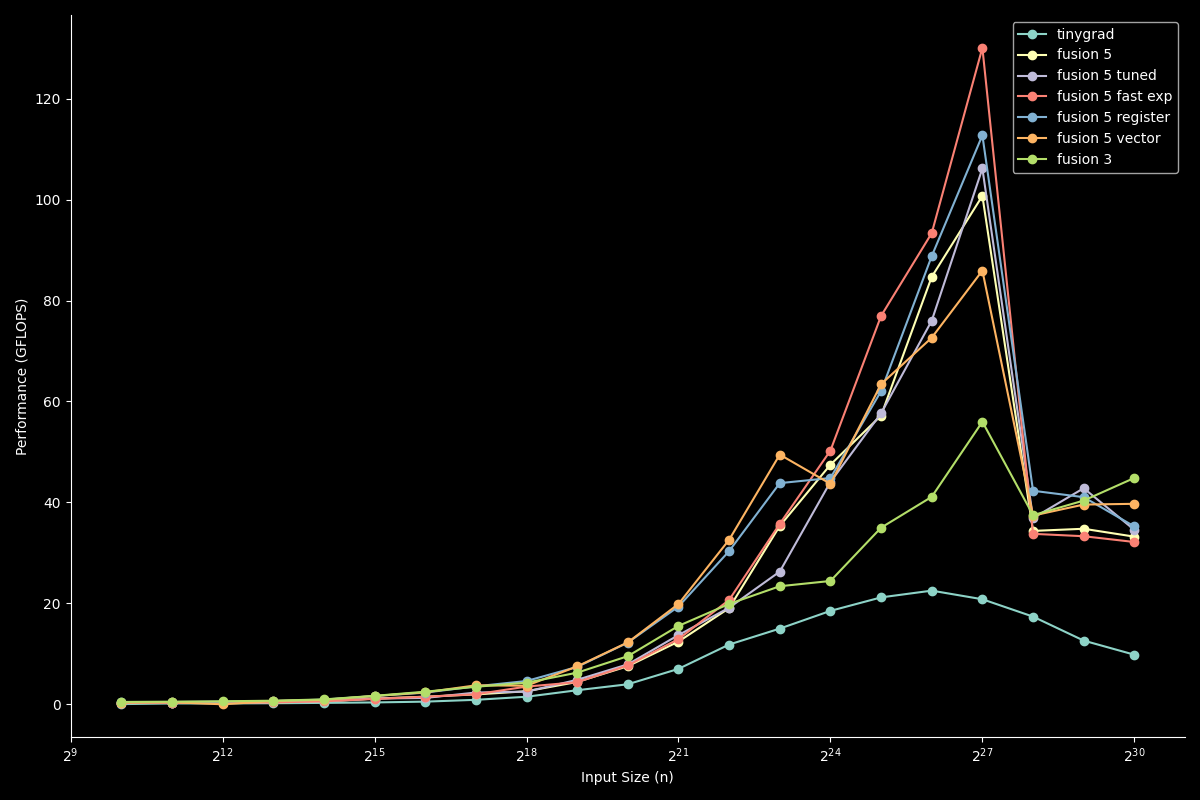

Here is the Python script that generated this plot:
import os
import random
import time
import unittest
from functools import cache
from itertools import product
from typing import Callable

import matplotlib.pyplot as plt
import numpy as np
from tinygrad import TinyJit
from tinygrad.device import CompileError, Device
from tinygrad.helpers import GlobalCounters, flat_mv
from tinygrad.runtime.ops_metal import MetalAllocator, MetalProgram
from tinygrad.tensor import Tensor


@cache
def compile(src: str) -> bytes:
    if os.environ.get("PRINT_KERNEL"):
        print(src)
    return Device[Device.DEFAULT].compiler.compile(src)


metalalloc = MetalAllocator(Device[Device.DEFAULT])

base = """
#include <metal_stdlib>
using namespace metal;

kernel void base(device float *data_out, device float *data_in, uint3 gid [[threadgroup_position_in_grid]], uint3 lid [[thread_position_in_threadgroup]]) {{
    size_t gid0 = gid.x;

    float max_val = data_in[0];
    for (size_t i = 1; i < {global_size[0]}; ++i) {{
        max_val = fmax(max_val, data_in[i]);
    }}

    float sum_exp = 0.0f;
    for (size_t i = 0; i < {global_size[0]}; ++i) {{
        sum_exp += exp(data_in[i] - max_val);
    }}

    data_out[gid0] = exp(data_in[gid0] - max_val) / sum_exp;
}}
"""

fast_exp = """
#include <metal_stdlib>
using namespace metal;

inline float fast_exp(float y) {{
    float x = y * 1.44269504f;
    float x_int_f = round(x);
    float x_frac = x - x_int_f;
    float p = fma(x_frac, fma(x_frac, fma(x_frac, 0.05700169f, 0.24858144f), 0.69282515f), 0.99916080f);
    int x_int = (int)x_int_f;
    int biased_exp = x_int + 127;
    if (biased_exp <= 0) return 0.0f;
    return as_type<float>(biased_exp << 23) * p;
}}
"""

generic_reduce_max = """
#include <metal_stdlib>
using namespace metal;

kernel void generic_reduce_max(device float *data_out, device const float *data_in, uint3 gid [[threadgroup_position_in_grid]], uint3 lid [[thread_position_in_threadgroup]]) {{
    uint gid0 = gid.x;
    uint lid0 = lid.x;

    float p_max = -FLT_MAX;
    size_t chunk_start = (size_t)gid0 * {items_per_workgroup};
    size_t chunk_end = chunk_start + {items_per_workgroup};

    for (size_t i = chunk_start + lid0; i < chunk_end; i += {local_size[0]}) {{
        if (i < {n}) {{ // Guard against reading out of bounds.
            p_max = fmax(p_max, data_in[i]);
        }}
    }}

    // 2. Perform a parallel reduction within the workgroup on the partial maximums.
    threadgroup float local_data[{local_size[0]}];
    local_data[lid0] = p_max;
    threadgroup_barrier(mem_flags::mem_threadgroup);

    for (uint stride = {local_size[0]} / 2; stride > 0; stride /= 2) {{
        if (lid0 < stride) {{
            local_data[lid0] = fmax(local_data[lid0], local_data[lid0 + stride]);
        }}
        threadgroup_barrier(mem_flags::mem_threadgroup);
    }}

    // 3. Thread 0 writes the workgroup's final result.
    if (lid0 == 0) {{
        data_out[gid0] = local_data[0];
    }}
}}
"""

generic_reduce_sum = """
#include <metal_stdlib>
using namespace metal;

kernel void generic_reduce_sum(device float *data_out, device const float *data_in, device const float* global_max_val, uint3 gid [[threadgroup_position_in_grid]], uint3 lid [[thread_position_in_threadgroup]]) {{
    uint gid0 = gid.x;
    uint lid0 = lid.x;
    float max_val = *global_max_val;

    // 1. Each thread computes a partial sum over its assigned chunk of data.
    float p_sum = 0.0f;
    size_t chunk_start = (size_t)gid0 * {items_per_workgroup};
    size_t chunk_end = chunk_start + {items_per_workgroup};

    for (size_t i = chunk_start + lid0; i < chunk_end; i += {local_size[0]}) {{
        if (i < {n}) {{ // Guard against reading out of bounds.
            p_sum += exp(data_in[i] - max_val);
        }}
    }}

    // 2. Perform a parallel reduction within the workgroup on the partial sums.
    threadgroup float local_data[{local_size[0]}];
    local_data[lid0] = p_sum;
    threadgroup_barrier(mem_flags::mem_threadgroup);

    for (uint stride = {local_size[0]} / 2; stride > 0; stride /= 2) {{
        if (lid0 < stride) {{
            local_data[lid0] += local_data[lid0 + stride];
        }}
        threadgroup_barrier(mem_flags::mem_threadgroup);
    }}

    // 3. Thread 0 writes the workgroup's final result.
    if (lid0 == 0) {{
        data_out[gid0] = local_data[0];
    }}
}}
"""

final_division = """
#include <metal_stdlib>
using namespace metal;

kernel void final_division(device float *data_out, device const float *data_in, device const float *reduction_results, uint3 gid [[threadgroup_position_in_grid]], uint3 lid [[thread_position_in_threadgroup]]) {{
    float max_val = *reduction_results;
    float sum_exp = *(reduction_results + 1);
    float inv_sum_exp = 1.0f / sum_exp;

    for (size_t i = (size_t)gid.x * {local_size[0]} + lid.x; i < {n}; i += (size_t){global_size[0]} * {local_size[0]}) {{
        data_out[i] = exp(data_in[i] - max_val) * inv_sum_exp;
    }}
}}
"""


"""
kernel fusion 5

- local_max
- global_max
- local_sum
- global_sum
- global_div
"""

fusion5_reg_reduce_max_kernel = """
#include <metal_stdlib>
using namespace metal;
kernel void fusion5_reg_reduce_max(device float *data_out, device const float *data_in, uint3 gid [[threadgroup_position_in_grid]], uint3 lid [[thread_position_in_threadgroup]]) {{
    float thread_max = -FLT_MAX;
    size_t block_start_idx = (size_t)gid.x * {items_per_block};
    size_t block_end_idx = block_start_idx + {items_per_block};

    // Each thread reduces a strided chunk of floats from global memory. No bounds check needed due to input padding.
    for (size_t i = block_start_idx + lid.x; i < block_end_idx; i += {local_size[0]}) {{
        thread_max = fmax(thread_max, data_in[i]);
    }}

    // Workgroup-level reduction on `thread_max` using SIMD shuffles
    threadgroup float scratch_pad[{local_size[0]} / {threads_per_simdgroup}];
    uint simd_group_id = lid.x / {threads_per_simdgroup};
    uint simd_lane_id = lid.x % {threads_per_simdgroup};
    uint num_simd_groups = {local_size[0]} / {threads_per_simdgroup};

    for (uint s = {threads_per_simdgroup} / 2; s > 0; s /= 2) {{
        thread_max = fmax(thread_max, simd_shuffle_xor(thread_max, s));
    }}

    if (simd_lane_id == 0) scratch_pad[simd_group_id] = thread_max;
    threadgroup_barrier(mem_flags::mem_threadgroup);

    if (simd_group_id == 0) {{
        thread_max = (simd_lane_id < num_simd_groups) ? scratch_pad[simd_lane_id] : -FLT_MAX;
        for (uint s = {threads_per_simdgroup} / 2; s > 0; s /= 2) {{
            thread_max = fmax(thread_max, simd_shuffle_xor(thread_max, s));
        }}
    }}

    if (lid.x == 0) {{
        data_out[gid.x] = thread_max;
    }}
}}
"""

fusion5_reg_reduce_sum_kernel = """
#include <metal_stdlib>
using namespace metal;
kernel void fusion5_reg_reduce_sum(device float *data_out, device const float *data_in, device const float* global_max_val_buf, uint3 gid [[threadgroup_position_in_grid]], uint3 lid [[thread_position_in_threadgroup]]) {{
    float global_max = *global_max_val_buf;
    float thread_sum = 0.0f;
    size_t block_start_idx = (size_t)gid.x * {items_per_block};
    size_t block_end_idx = block_start_idx + {items_per_block};

    // Each thread computes a partial sum over its assigned chunk of data. No bounds check needed due to padding.
    for (size_t i = block_start_idx + lid.x; i < block_end_idx; i += {local_size[0]}) {{
        thread_sum += exp(data_in[i] - global_max);
    }}

    // Workgroup-level reduction for sum using SIMD shuffles
    threadgroup float scratch_pad[{local_size[0]} / {threads_per_simdgroup}];
    uint simd_group_id = lid.x / {threads_per_simdgroup};
    uint simd_lane_id = lid.x % {threads_per_simdgroup};
    uint num_simd_groups = {local_size[0]} / {threads_per_simdgroup};

    for (uint s = {threads_per_simdgroup} / 2; s > 0; s /= 2) {{
        thread_sum += simd_shuffle_xor(thread_sum, s);
    }}
    if (simd_lane_id == 0) scratch_pad[simd_group_id] = thread_sum;
    threadgroup_barrier(mem_flags::mem_threadgroup);
    if (simd_group_id == 0) {{
        thread_sum = (simd_lane_id < num_simd_groups) ? scratch_pad[simd_lane_id] : 0.0f;
        for (uint s = {threads_per_simdgroup} / 2; s > 0; s /= 2) {{
            thread_sum += simd_shuffle_xor(thread_sum, s);
        }}
    }}

    if (lid.x == 0) {{
        data_out[gid.x] = thread_sum;
    }}
}}
"""

fusion5_vec_reduce_max_kernel = """
#include <metal_stdlib>
using namespace metal;
kernel void fusion5_vec_reduce_max(device float *data_out, device const float *data_in, uint3 gid [[threadgroup_position_in_grid]], uint3 lid [[thread_position_in_threadgroup]]) {{
    float thread_max = -FLT_MAX;
    size_t block_start_vec_idx = (size_t)gid.x * ({items_per_block} / 4);
    device const float4* data_in_vec = (device const float4*)data_in;

    // Each thread reduces a strided chunk of float4s from global memory. No bounds check needed due to input padding.
    for (uint i = lid.x; i < ({items_per_block} / 4); i += {local_size[0]}) {{
        float4 val = data_in_vec[block_start_vec_idx + i];
        thread_max = fmax(thread_max, fmax(fmax(val.x, val.y), fmax(val.z, val.w)));
    }}

    // Workgroup-level reduction on `thread_max` using traditional shared memory approach
    threadgroup float local_data[{local_size[0]}];
    local_data[lid.x] = thread_max;
    threadgroup_barrier(mem_flags::mem_threadgroup);

    for (uint stride = {local_size[0]} / 2; stride > 0; stride /= 2) {{
        if (lid.x < stride) {{
            local_data[lid.x] = fmax(local_data[lid.x], local_data[lid.x + stride]);
        }}
        threadgroup_barrier(mem_flags::mem_threadgroup);
    }}

    if (lid.x == 0) {{
        data_out[gid.x] = local_data[0];
    }}
}}
"""

fusion5_vec_reduce_sum_kernel = """
#include <metal_stdlib>
using namespace metal;
kernel void fusion5_vec_reduce_sum(device float *data_out, device const float *data_in, device const float* global_max_val_buf, uint3 gid [[threadgroup_position_in_grid]], uint3 lid [[thread_position_in_threadgroup]]) {{
    float global_max = *global_max_val_buf;
    float thread_sum = 0.0f;

    // Calculate start index for this block
    size_t block_start_vec_idx = (size_t)gid.x * ({items_per_block} / 4);
    device const float4* data_in_vec = (device const float4*)data_in;
    float4 global_max_vec = float4(global_max);

    // 1. Each thread reduces a strided chunk of float4s directly from global memory.
    // This avoids the large shared memory buffer, improving occupancy.
    for (uint i = lid.x; i < ({items_per_block} / 4); i += {local_size[0]}) {{
        float4 val = data_in_vec[block_start_vec_idx + i] - global_max_vec;
        float4 exp_val;
        exp_val.x = exp(val.x);
        exp_val.y = exp(val.y);
        exp_val.z = exp(val.z);
        exp_val.w = exp(val.w);
        thread_sum += (exp_val.x + exp_val.y + exp_val.z + exp_val.w);
    }}

    // 2. Workgroup-level reduction for sum using traditional shared memory.
    // This part is fine as it uses a small, fixed-size buffer.
    threadgroup float local_data[{local_size[0]}];
    local_data[lid.x] = thread_sum;
    threadgroup_barrier(mem_flags::mem_threadgroup);

    for (uint stride = {local_size[0]} / 2; stride > 0; stride /= 2) {{
        if (lid.x < stride) {{
            local_data[lid.x] += local_data[lid.x + stride];
        }}
        threadgroup_barrier(mem_flags::mem_threadgroup);
    }}

    // 3. Thread 0 writes the final result for the block.
    if (lid.x == 0) {{
        data_out[gid.x] = local_data[0];
    }}
}}
"""

global_reduce_max_vector_kernel = """
#include <metal_stdlib>
using namespace metal;

kernel void global_reduce_max_vector(device float *data_out, device const float *data_in, uint3 gid [[threadgroup_position_in_grid]], uint3 lid [[thread_position_in_threadgroup]]) {{
    threadgroup float local_data[{local_size[0]}];
    float p_max = -FLT_MAX;
    size_t global_thread_idx = (size_t)gid.x * {local_size[0]} + lid.x;
    size_t start_idx = global_thread_idx * 4;

    // Vectorized load with tail handling. Each thread is responsible for up to 4 elements.
    if (start_idx < {n}) {{
        device const float4* data_in_vec = (device const float4*)(data_in + start_idx);
        float4 val = *data_in_vec;

        if ({n} - start_idx == 1) {{
            p_max = val.x;
        }} else if ({n} - start_idx == 2) {{
            p_max = fmax(val.x, val.y);
        }} else if ({n} - start_idx == 3) {{
            p_max = fmax(fmax(val.x, val.y), val.z);
        }} else {{
            p_max = fmax(fmax(val.x, val.y), fmax(val.z, val.w));
        }}
    }}

    local_data[lid.x] = p_max;
    threadgroup_barrier(mem_flags::mem_threadgroup);

    for (uint stride = {local_size[0]} / 2; stride > 0; stride /= 2) {{
        if (lid.x < stride) {{
            local_data[lid.x] = fmax(local_data[lid.x], local_data[lid.x + stride]);
        }}
        threadgroup_barrier(mem_flags::mem_threadgroup);
    }}

    if (lid.x == 0) {{
        data_out[gid.x] = local_data[0];
    }}
}}
"""

global_reduce_sum_vector_kernel = """
#include <metal_stdlib>
using namespace metal;

kernel void global_reduce_sum_vector(device float *data_out, device const float *data_in, uint3 gid [[threadgroup_position_in_grid]], uint3 lid [[thread_position_in_threadgroup]]) {{
    threadgroup float local_data[{local_size[0]}];
    float p_sum = 0.0f;
    size_t global_thread_idx = (size_t)gid.x * {local_size[0]} + lid.x;
    size_t start_idx = global_thread_idx * 4;

    if (start_idx < {n}) {{
        device const float4* data_in_vec = (device const float4*)(data_in + start_idx);
        float4 val = *data_in_vec;

        p_sum += val.x;
        if (start_idx + 1 < {n}) p_sum += val.y;
        if (start_idx + 2 < {n}) p_sum += val.z;
        if (start_idx + 3 < {n}) p_sum += val.w;
    }}

    local_data[lid.x] = p_sum;
    threadgroup_barrier(mem_flags::mem_threadgroup);

    for (uint stride = {local_size[0]} / 2; stride > 0; stride /= 2) {{
        if (lid.x < stride) {{
            local_data[lid.x] += local_data[lid.x + stride];
        }}
        threadgroup_barrier(mem_flags::mem_threadgroup);
    }}

    if (lid.x == 0) {{
        data_out[gid.x] = local_data[0];
    }}
}}
"""


copy_sum_kernel = """
#include <metal_stdlib>
using namespace metal;
kernel void copy_sum(device float *data_out, device const float *data_in) {
  data_out[1] = data_in[0];
}
"""

local_max_and_sum = """
#include <metal_stdlib>
using namespace metal;

kernel void local_max_and_sum(device float *data_out, device float *data_in, uint3 gid [[threadgroup_position_in_grid]], uint3 lid [[thread_position_in_threadgroup]]) {{
    uint gid0 = gid.x; /* global_size[0] == num_workgroup */
    uint lid0 = lid.x; /* local_size[0] */
    size_t global_idx = (size_t
)gid0 * {local_size[0]} + lid0;

    threadgroup float local_values[{local_size[0]}];
    threadgroup float temp_storage[{local_size[0]}];

    // 1. Load data into threadgroup memory once.
    local_values[lid0] = data_in[global_idx];
    threadgroup_barrier(mem_flags::mem_threadgroup);

    // 2. Find local max without destroying original values.
    temp_storage[lid0] = local_values[lid0];
    threadgroup_barrier(mem_flags::mem_threadgroup);

    for (uint stride = {local_size[0]} / 2; stride > 0; stride /= 2) {{
        if (lid0 < stride) {{
            temp_storage[lid0] = fmax(temp_storage[lid0], temp_storage[lid0 + stride]);
        }}
        threadgroup_barrier(mem_flags::mem_threadgroup);
    }}
    float local_max = temp_storage[0];
    threadgroup_barrier(mem_flags::mem_threadgroup);

    // 3. Compute exp(x - local_max) using cached values and perform sum reduction.
    local_values[lid0] = exp(local_values[lid0] - local_max);
    threadgroup_barrier(mem_flags::mem_threadgroup);

    for (uint stride = {local_size[0]} / 2; stride > 0; stride /= 2) {{
        if (lid0 < stride) {{
            local_values[lid0] += local_values[lid0 + stride];
        }}
        threadgroup_barrier(mem_flags::mem_threadgroup);
    }}
    float local_sum = local_values[0];

    // 4. Write out results with coalesced access.
    if (lid0 == 0) {{
        data_out[gid0] = local_max;
        data_out[gid0 + {num_workgroup}] = local_sum;
    }}
}}
"""

global_reduce_max = """
#include <metal_stdlib>
using namespace metal;

kernel void global_reduce_max(device float *data_out, device const float *data_in, uint3 gid [[threadgroup_position_in_grid]], uint3 lid [[thread_position_in_threadgroup]]) {{
    uint gid0 = gid.x;
    uint lid0 = lid.x;
    size_t global_idx = (size_t)gid0 * {local_size[0]} + lid0;

    threadgroup float local_data[{local_size[0]}];
    local_data[lid0] = (global_idx < {n}) ? data_in[global_idx] : -FLT_MAX;
    threadgroup_barrier(mem_flags::mem_threadgroup);

    for (uint stride = {local_size[0]} / 2; stride > 0; stride /= 2) {{
        if (lid0 < stride) {{
            local_data[lid0] = fmax(local_data[lid0], local_data[lid0 + stride]);
        }}
        threadgroup_barrier(mem_flags::mem_threadgroup);
    }}

    if (lid0 == 0) {{
        data_out[gid0] = local_data[0];
    }}
}}
"""
global_sum = """
#include <metal_stdlib>
using namespace metal;

kernel void global_sum(device float *data_out, device const float *data_in, uint3 gid [[threadgroup_position_in_grid]], uint3 lid [[thread_position_in_threadgroup]]) {{
    uint gid0 = gid.x;
    uint lid0 = lid.x;
    size_t global_idx = (size_t)gid0 * {local_size[0]} + lid0;

    threadgroup float local_data[{local_size[0]}];
    local_data[lid0] = (global_idx < {n}) ? data_in[global_idx] : 0.0f;
    threadgroup_barrier(mem_flags::mem_threadgroup);

    for (uint stride = {local_size[0]} / 2; stride > 0; stride /= 2) {{
        if (lid0 < stride) {{
            local_data[lid0] += local_data[lid0 + stride];
        }}
        threadgroup_barrier(mem_flags::mem_threadgroup);
    }}

    if (lid0 == 0) {{
        data_out[gid0] = local_data[0];
    }}
}}
"""
global_div = """
#include <metal_stdlib>
using namespace metal;

kernel void global_div(device float *data_out, device float *data_in0, device const float *reduction_results, uint3 gid [[threadgroup_position_in_grid]], uint3 lid [[thread_position_in_threadgroup]]) {{
    uint gid0 = gid.x; /* global_size[0] */
    uint lid0 = lid.x; /* local_size[0] */

    size_t global_idx = (size_t)gid0 * {local_size[0]} + lid0;

    float max_val = *reduction_results;
    float sum_exp = *(reduction_results + 1);
    *(data_out + global_idx) = exp(*(data_in0 + global_idx) - max_val) / sum_exp;
}}
"""
adjust_sums_kernel = """
#include <metal_stdlib>
using namespace metal;

kernel void adjust_sums(device float *adjusted_sums_out, device const float *intermediate_buf, device const float* global_max_val_buf, uint3 gid [[threadgroup_position_in_grid]]) {{
    // intermediate_buf layout: [max_0, ..., max_{{N-1}}, sum_0, ..., sum_{{N-1}}]
    // N = num_workgroup
    uint num_wg = {num_workgroup};
    float local_max = intermediate_buf[gid.x];
    float local_sum = intermediate_buf[gid.x + num_wg];

    adjusted_sums_out[gid.x] = local_sum * exp(local_max - global_max_val_buf[0]);
}}
"""

global_div_opt = """
#include <metal_stdlib>
using namespace metal;
kernel void global_div_opt(device float *data_out, device const float *data_in0, device const float *reduction_results, uint3 gid [[threadgroup_position_in_grid]], uint3 lid [[thread_position_in_threadgroup]]) {{
    float max_val = *reduction_results;
    float sum_exp = *(reduction_results + 1);
    float inv_sum_exp = 1.0f / sum_exp;

    // Each thread processes a chunk of ITEMS_PER_THREAD elements
    size_t chunk_idx = (size_t)gid.x * {local_size[0]} + lid.x;
    size_t start_elem_idx = chunk_idx * {ITEMS_PER_THREAD};

    device const float4* data_in_vec = (device const float4*)(data_in0 + start_elem_idx);
    device float4* data_out_vec = (device float4*)(data_out + start_elem_idx);
    float4 max_val_vec = float4(max_val);

    // Loop to process the chunk, vectorized by 4
    for (uint i = 0; i < ({ITEMS_PER_THREAD} / 4); ++i) {{
        float4 val = data_in_vec[i];
        float4 diff = val - max_val_vec;
        float4 exp_diff;
        exp_diff.x = exp(diff.x);
        exp_diff.y = exp(diff.y);
        exp_diff.z = exp(diff.z);
        exp_diff.w = exp(diff.w);
        data_out_vec[i] = exp_diff * inv_sum_exp;
    }}
}}
"""

final_division_fast_exp = fast_exp + final_division.replace("exp(", "fast_exp(")
generic_reduce_sum_fast_exp = fast_exp + generic_reduce_sum.replace("exp(", "fast_exp(")


def fine_tune_scheduler(
    scheduler_func: Callable,
    n: int,
    param_configs: dict[str, list],
    verbose: bool = True,
) -> tuple[float, dict]:
    if verbose:
        print(f"\n--- Fine-tuning '{scheduler_func.__name__}' for n={n} via Grid Search over params: {list(param_configs.keys())} ---")

    best_time = float('inf')
    best_params_combo = None
    rng = np.random.default_rng()
    d1_timed = rng.standard_normal(size=(n), dtype=np.float32)

    param_names = list(param_configs.keys())
    param_values_list = list(param_configs.values())
    all_combinations = list(product(*param_values_list))

    if verbose:
        print(f"  Testing {len(all_combinations)} combinations...")

    for i, combo in enumerate(all_combinations):
        current_params = dict(zip(param_names, combo))
        kwargs = {k: [v, 1, 1] for k, v in current_params.items()}
        try:
            # Warm-up run for kernel compilation. Result is discarded.
            _, res = scheduler_func(n, d1_timed, **kwargs)
            del res
            Device[Device.DEFAULT].synchronize()

            # Timed run. Result is discarded.
            st = time.perf_counter()
            _, res = scheduler_func(n, d1_timed, **kwargs)
            del res
            Device[Device.DEFAULT].synchronize()
            run_time = time.perf_counter() - st

            if verbose:
                print(f"    Trying combo {i+1}/{len(all_combinations)}: {current_params} -> {run_time:.4f}s")

            if run_time < best_time:
                best_time = run_time
                best_params_combo = current_params
        except Exception as e:
            if verbose:
                print(f"    Trying {current_params}: FAILED ({type(e).__name__})")

    if best_params_combo is None:
        raise RuntimeError(f"Tuning failed for {scheduler_func.__name__}. No valid parameter combination found.")

    if verbose:
        print(f"--- Best overall parameters found for n={n}: {best_params_combo} ({best_time:.4f}s) ---")

    return best_time, best_params_combo

@unittest.skipIf(Device.DEFAULT != "METAL", "metal kernel")
class Softmax(unittest.TestCase):
    def _driver(self, name: str, n: int, custom_executor: Callable[[int, np.ndarray], tuple[float, np.ndarray]], rtol=1e-6, atol=1e-6):
        NUM_RUNS = 2 ** 0
        rng = np.random.default_rng()
        d1_warmup = rng.standard_normal(size=(n), dtype=np.float32)
        d1_for_verification = rng.standard_normal(size=(n), dtype=np.float32)

        # 2. Run the custom implementation FIRST
        # WARM UP
        custom_executor(n, d1_warmup)
        Device[Device.DEFAULT].synchronize() # Explicitly wait for GPU to finish warm-up run.

        # TIMED RUN
        custom_times = []
        for _ in range(NUM_RUNS):
            # Regenerate data for each run to flush cache
            d1_timed_custom = rng.standard_normal(size=(n), dtype=np.float32)
            run_time, _ = custom_executor(n, d1_timed_custom)
            custom_times.append(run_time)
        custom_time = np.median(custom_times)

        # Get the custom result for verification. The custom_executor frees its own resources.
        _, d0 = custom_executor(n, d1_for_verification)

        # 3. Run tinygrad baseline to get correct result and timing
        @TinyJit
        def tiny_jit(t: Tensor) -> Tensor:
            return t.softmax().realize()

        try:
            # WARM UP
            tiny_jit(Tensor(d1_warmup)).realize()
            Device[Device.DEFAULT].synchronize()

            # TIMED RUN for tinygrad
            tiny_times = []
            for _ in range(NUM_RUNS):
                d1_timed = rng.standard_normal(size=(n), dtype=np.float32)
                GlobalCounters.reset()
                st_tiny = time.perf_counter()
                tiny_jit(Tensor(d1_timed)).realize()
                Device[Device.DEFAULT].synchronize()
                tiny_times.append(time.perf_counter() - st_tiny)

            tiny_time = np.median(tiny_times)
            # The op count is consistent for a given shape, so getting it from the last run is fine.
            ops = GlobalCounters.global_ops

            # Get the tinygrad result for verification using the same dedicated input
            tiny_softmax_tensor = tiny_jit(Tensor(d1_for_verification))
            Device[Device.DEFAULT].synchronize()
            tiny_softmax = tiny_softmax_tensor.numpy()
        except (CompileError, RuntimeError) as e: # Catch runtime errors for OOM etc.
            print(f"Tinygrad failed for N={n}: {e}")
            tiny_time, ops, tiny_softmax = float('nan'), -1, None

        # 4. Verify results
        if ops != -1 and tiny_softmax is not None:
            np.testing.assert_allclose(d0, tiny_softmax, rtol=rtol, atol=atol)


        # 5. Print results
        title_suffix = f" ({name})" if name else ""
        print(
            f"\nSoftmax {n}{title_suffix}\n"
            + f"custom median time ({NUM_RUNS} runs): {custom_time:.4f}s, GFLOPS: {(ops / custom_time / 1e9) if ops != -1 and custom_time > 0 else 0.00:.2f}\n"
        )
        if ops != -1:
          print(f"tinygrad median time ({NUM_RUNS} runs): {tiny_time:.4f}s, GFLOPS: {ops / tiny_time / 1e9:.2f}\n")

    def _sched_base(self, n: int, d1: np.ndarray) -> tuple[float, np.ndarray]:
        if n == 0: return 0.0, np.array([], dtype=np.float32)
        global_size = [n, 1, 1]
        prog = MetalProgram(Device[Device.DEFAULT], "base", compile(base.format(global_size=global_size)))

        data_out_size = n * 4
        data_in_size = n * 4
        data_out = metalalloc.alloc(data_out_size)
        data_in = metalalloc.alloc(data_in_size)
        metalalloc._copyin(data_in, d1.tobytes())

        st_custom = time.perf_counter()
        prog(data_out, data_in, global_size=global_size, local_size=[1, 1, 1], wait=True)
        custom_time = time.perf_counter() - st_custom

        d0 = np.empty((n), dtype=np.float32)
        metalalloc._copyout(flat_mv(d0.data), data_out)

        metalalloc.free(data_out, data_out_size)
        metalalloc.free(data_in, data_in_size)

        return custom_time, d0
    def _sched_fusion_5(self, n: int, d1: np.ndarray, **kwargs) -> tuple[float, np.ndarray]:
        if n == 0: return 0.0, np.array([], dtype=np.float32)

        default_reduce_ls = [256, 1, 1]
        default_div_ls = [256, 1, 1]

        reduce_fat_ls = kwargs.get("reduce_fat_ls", default_reduce_ls)
        reduce_thin_ls = kwargs.get("reduce_thin_ls", default_reduce_ls)
        div_ls = kwargs.get("div_ls", default_div_ls)

        # 1. Setup buffers and parameters
        max_workgroups = 16384 # A safe cap for grid size

        # Buffers
        data_in_buf_size = n * 4
        data_out_buf_size = n * 4
        temp_buf_size = max_workgroups * 4
        reduction_results_buf_size = 2 * 4

        data_in_buf = metalalloc.alloc(data_in_buf_size)
        metalalloc._copyin(data_in_buf, d1.tobytes())
        data_out_buf = metalalloc.alloc(data_out_buf_size)
        temp_buf_A = metalalloc.alloc(temp_buf_size)
        temp_buf_B = metalalloc.alloc(temp_buf_size)
        reduction_results_buf = metalalloc.alloc(reduction_results_buf_size)

        prog_copy_sum = MetalProgram(Device[Device.DEFAULT], "copy_sum", compile(copy_sum_kernel))
        st_custom = time.perf_counter()

        # Stage 1 & 2: Find Global Max
        if n > 0:
            local_size_max1 = reduce_fat_ls
            items_per_thread_max1 = (n + max_workgroups * local_size_max1[0] - 1) // (max_workgroups * local_size_max1[0]) or 1
            items_per_workgroup_max1 = items_per_thread_max1 * local_size_max1[0]
            num_wg_stage1 = (n + items_per_workgroup_max1 - 1) // items_per_workgroup_max1
            if num_wg_stage1 > max_workgroups: num_wg_stage1 = max_workgroups

            params_max_stage1 = {"n": f"{n}UL", "local_size": local_size_max1, "items_per_workgroup": items_per_workgroup_max1}
            prog_max_stage1 = MetalProgram(Device[Device.DEFAULT], "generic_reduce_max", compile(generic_reduce_max.format(**params_max_stage1)))
            prog_max_stage1(temp_buf_A, data_in_buf, global_size=[num_wg_stage1, 1, 1], local_size=local_size_max1)

            # Stage 2: Recursive reduction on partial maxes in temp_buf_A
            src_buf_max, current_size_max = temp_buf_A, num_wg_stage1
            i_max = 0
            temp_bufs_max = [temp_buf_B, temp_buf_A]
            while current_size_max > 1:
                local_size_thin = reduce_thin_ls
                num_wg_thin = (current_size_max + local_size_thin[0] - 1) // local_size_thin[0]
                params_max_thin = {"n": f"{current_size_max}UL", "local_size": local_size_thin}
                prog_max_thin = MetalProgram(Device[Device.DEFAULT], "global_reduce_max", compile(global_reduce_max.format(**params_max_thin)))
                dest_buf_max = temp_bufs_max[i_max % 2]
                prog_max_thin(dest_buf_max, src_buf_max, global_size=[num_wg_thin, 1, 1], local_size=local_size_thin)
                src_buf_max = dest_buf_max
                current_size_max = num_wg_thin
                i_max += 1
            final_max_buf = src_buf_max
            metalalloc._transfer(reduction_results_buf, final_max_buf, 4, src_dev=metalalloc.dev, dest_dev=metalalloc.dev)

        # Stage 3 & 4: Find Global Sum
        num_wg_stage3 = 0
        if n > 0:
            # Stage 3: First-level reduction for sum (data -> partial sums)
            local_size_sum1 = reduce_fat_ls
            items_per_thread_sum1 = (n + max_workgroups * local_size_sum1[0] - 1) // (max_workgroups * local_size_sum1[0]) or 1
            items_per_workgroup_sum1 = items_per_thread_sum1 * local_size_sum1[0]
            num_wg_stage3 = (n + items_per_workgroup_sum1 - 1) // items_per_workgroup_sum1
            if num_wg_stage3 > max_workgroups: num_wg_stage3 = max_workgroups
            params_sum_stage3 = {"n": f"{n}UL", "local_size": local_size_sum1, "items_per_workgroup": items_per_workgroup_sum1}
            prog_sum_stage3 = MetalProgram(Device[Device.DEFAULT], "generic_reduce_sum", compile(generic_reduce_sum.format(**params_sum_stage3)))
            prog_sum_stage3(temp_buf_A, data_in_buf, reduction_results_buf, global_size=[num_wg_stage3, 1, 1], local_size=local_size_sum1)

        # Stage 4: Recursive reduction on partial sums in temp_buf_A
        if num_wg_stage3 > 0:
            src_buf_sum, current_size_sum = temp_buf_A, num_wg_stage3
            i_sum = 0
            temp_bufs_sum = [temp_buf_B, temp_buf_A]
            while current_size_sum > 1:
                local_size_thin = reduce_thin_ls
                num_wg_thin = (current_size_sum + local_size_thin[0] - 1) // local_size_thin[0]
                params_sum_thin = {"n": f"{current_size_sum}UL", "local_size": local_size_thin}
                prog_sum_thin = MetalProgram(Device[Device.DEFAULT], "global_sum", compile(global_sum.format(**params_sum_thin)))
                dest_buf_sum = temp_bufs_sum[i_sum % 2]
                prog_sum_thin(dest_buf_sum, src_buf_sum, global_size=[num_wg_thin, 1, 1], local_size=local_size_thin)
                src_buf_sum = dest_buf_sum
                current_size_sum = num_wg_thin
                i_sum += 1
            # After reduction, src_buf_sum holds the buffer with the final sum. Copy it.
            prog_copy_sum(reduction_results_buf, src_buf_sum, global_size=[1,1,1], local_size=[1,1,1])

        # Stage 5: Final division
        if n > 0:
            final_div_gs = min(max_workgroups, (n + div_ls[0] - 1) // div_ls[0])
            prog_final_div = MetalProgram(Device[Device.DEFAULT], "final_division", compile(final_division.format(local_size=div_ls, global_size=[final_div_gs,1,1], n=f"{n}UL")))
            prog_final_div(data_out_buf, data_in_buf, reduction_results_buf, global_size=[final_div_gs, 1, 1], local_size=div_ls)

        Device[Device.DEFAULT].synchronize()
        custom_time = time.perf_counter() - st_custom

        d0 = np.empty((n), dtype=np.float32)
        if n > 0:
            metalalloc._copyout(flat_mv(d0.data), data_out_buf)

        metalalloc.free(data_in_buf, data_in_buf_size)
        metalalloc.free(data_out_buf, data_out_buf_size)
        metalalloc.free(temp_buf_A, temp_buf_size)
        metalalloc.free(temp_buf_B, temp_buf_size)
        metalalloc.free(reduction_results_buf, reduction_results_buf_size)

        return custom_time, d0
    def _sched_fusion_5_fast_exp(self, n: int, d1: np.ndarray) -> tuple[float, np.ndarray]:
        if n == 0: return 0.0, np.array([], dtype=np.float32)

        # Re-implementing based on the correct multi-stage reduction logic from _sched_fusion_5,
        # but using fast_exp kernels. The previous implementation had a logic error in its
        # generic `reduce_op` helper.
        reduce_fat_ls = [256, 1, 1]
        reduce_thin_ls = [256, 1, 1]
        div_ls = [256, 1, 1]

        # 1. Setup buffers and parameters
        max_workgroups = 16384 # A safe cap for grid size

        # Buffers
        data_in_buf_size = n * 4
        data_out_buf_size = n * 4
        temp_buf_size = max_workgroups * 4
        reduction_results_buf_size = 2 * 4

        data_in_buf = metalalloc.alloc(data_in_buf_size)
        metalalloc._copyin(data_in_buf, d1.tobytes())
        data_out_buf = metalalloc.alloc(data_out_buf_size)
        temp_buf_A = metalalloc.alloc(temp_buf_size)
        temp_buf_B = metalalloc.alloc(temp_buf_size)
        reduction_results_buf = metalalloc.alloc(reduction_results_buf_size)

        prog_copy_sum = MetalProgram(Device[Device.DEFAULT], "copy_sum", compile(copy_sum_kernel))
        st_custom = time.perf_counter()

        # Stage 1 & 2: Find Global Max (no change from _sched_fusion_5, no exp involved)
        if n > 0:
            local_size_max1 = reduce_fat_ls
            items_per_thread_max1 = (n + max_workgroups * local_size_max1[0] - 1) // (max_workgroups * local_size_max1[0]) or 1
            items_per_workgroup_max1 = items_per_thread_max1 * local_size_max1[0]
            num_wg_stage1 = (n + items_per_workgroup_max1 - 1) // items_per_workgroup_max1
            if num_wg_stage1 > max_workgroups: num_wg_stage1 = max_workgroups

            params_max_stage1 = {"n": f"{n}UL", "local_size": local_size_max1, "items_per_workgroup": items_per_workgroup_max1}
            prog_max_stage1 = MetalProgram(Device[Device.DEFAULT], "generic_reduce_max", compile(generic_reduce_max.format(**params_max_stage1)))
            prog_max_stage1(temp_buf_A, data_in_buf, global_size=[num_wg_stage1, 1, 1], local_size=local_size_max1)

            # Stage 2: Recursive reduction on partial maxes in temp_buf_A
            src_buf_max, current_size_max = temp_buf_A, num_wg_stage1
            i_max = 0
            temp_bufs_max = [temp_buf_B, temp_buf_A]
            while current_size_max > 1:
                local_size_thin = reduce_thin_ls
                num_wg_thin = (current_size_max + local_size_thin[0] - 1) // local_size_thin[0]
                params_max_thin = {"n": f"{current_size_max}UL", "local_size": local_size_thin}
                prog_max_thin = MetalProgram(Device[Device.DEFAULT], "global_reduce_max", compile(global_reduce_max.format(**params_max_thin)))
                dest_buf_max = temp_bufs_max[i_max % 2]
                prog_max_thin(dest_buf_max, src_buf_max, global_size=[num_wg_thin, 1, 1], local_size=local_size_thin)
                src_buf_max = dest_buf_max
                current_size_max = num_wg_thin
                i_max += 1
            final_max_buf = src_buf_max
            metalalloc._transfer(reduction_results_buf, final_max_buf, 4, src_dev=metalalloc.dev, dest_dev=metalalloc.dev)

        # Stage 3 & 4: Find Global Sum (using fast_exp for first stage)
        num_wg_stage3 = 0
        if n > 0:
            # Stage 3: First-level reduction for sum (data -> partial sums)
            local_size_sum1 = reduce_fat_ls
            items_per_thread_sum1 = (n + max_workgroups * local_size_sum1[0] - 1) // (max_workgroups * local_size_sum1[0]) or 1
            items_per_workgroup_sum1 = items_per_thread_sum1 * local_size_sum1[0]
            num_wg_stage3 = (n + items_per_workgroup_sum1 - 1) // items_per_workgroup_sum1
            if num_wg_stage3 > max_workgroups: num_wg_stage3 = max_workgroups
            params_sum_stage3 = {"n": f"{n}UL", "local_size": local_size_sum1, "items_per_workgroup": items_per_workgroup_sum1}
            prog_sum_stage3 = MetalProgram(Device[Device.DEFAULT], "generic_reduce_sum", compile(generic_reduce_sum_fast_exp.format(**params_sum_stage3)))
            prog_sum_stage3(temp_buf_A, data_in_buf, reduction_results_buf, global_size=[num_wg_stage3, 1, 1], local_size=local_size_sum1)

        # Stage 4: Recursive reduction on partial sums (no exp, same as _sched_fusion_5)
        if num_wg_stage3 > 0:
            src_buf_sum, current_size_sum = temp_buf_A, num_wg_stage3
            i_sum = 0
            temp_bufs_sum = [temp_buf_B, temp_buf_A]
            while current_size_sum > 1:
                local_size_thin = reduce_thin_ls
                num_wg_thin = (current_size_sum + local_size_thin[0] - 1) // local_size_thin[0]
                params_sum_thin = {"n": f"{current_size_sum}UL", "local_size": local_size_thin}
                prog_sum_thin = MetalProgram(Device[Device.DEFAULT], "global_sum", compile(global_sum.format(**params_sum_thin)))
                dest_buf_sum = temp_bufs_sum[i_sum % 2]
                prog_sum_thin(dest_buf_sum, src_buf_sum, global_size=[num_wg_thin, 1, 1], local_size=local_size_thin)
                src_buf_sum = dest_buf_sum
                current_size_sum = num_wg_thin
                i_sum += 1
            # After reduction, src_buf_sum holds the buffer with the final sum. Copy it.
            prog_copy_sum(reduction_results_buf, src_buf_sum, global_size=[1,1,1], local_size=[1,1,1])

        # Stage 5: Final division (using fast_exp)
        if n > 0:
            final_div_gs = min(max_workgroups, (n + div_ls[0] - 1) // div_ls[0])
            prog_final_div = MetalProgram(Device[Device.DEFAULT], "final_division", compile(final_division_fast_exp.format(local_size=div_ls, global_size=[final_div_gs,1,1], n=f"{n}UL")))
            prog_final_div(data_out_buf, data_in_buf, reduction_results_buf, global_size=[final_div_gs, 1, 1], local_size=div_ls)

        Device[Device.DEFAULT].synchronize()
        custom_time = time.perf_counter() - st_custom

        d0 = np.empty((n), dtype=np.float32)
        if n > 0:
            metalalloc._copyout(flat_mv(d0.data), data_out_buf)

        metalalloc.free(data_in_buf, data_in_buf_size)
        metalalloc.free(data_out_buf, data_out_buf_size)
        metalalloc.free(temp_buf_A, temp_buf_size)
        metalalloc.free(temp_buf_B, temp_buf_size)
        metalalloc.free(reduction_results_buf, reduction_results_buf_size)

        return custom_time, d0

    def _run_recursive_reduction(self, n_items: int, src_buf, kernel_name: str, kernel_src_template: str, result_buf = None):
        """Helper to run a generic, multi-stage recursive reduction."""
        reduce_ls = [256, 1, 1]
        max_wg_recursive = 16384
        temp_reduction_buf_A = metalalloc.alloc(max_wg_recursive * 4)
        temp_reduction_buf_B = metalalloc.alloc(max_wg_recursive * 4)
        temp_bufs = [temp_reduction_buf_A, temp_reduction_buf_B]

        current_size = n_items
        i = 0
        src_buf_recursive = src_buf
        while current_size > 1:
            num_wg_reduce = (current_size + reduce_ls[0] - 1) // reduce_ls[0]
            prog_reduce = MetalProgram(Device[Device.DEFAULT], kernel_name, compile(kernel_src_template.format(n=f"{current_size}UL", local_size=reduce_ls)))
            # On the final step, write to the final result buffer if provided, otherwise to the last temp buffer.
            is_final_step = (num_wg_reduce == 1)
            dest_buf = (result_buf if is_final_step and result_buf is not None else temp_bufs[i % 2])
            prog_reduce(dest_buf, src_buf_recursive, global_size=[num_wg_reduce, 1, 1], local_size=reduce_ls)
            src_buf_recursive = dest_buf
            current_size = num_wg_reduce
            i += 1

        if n_items == 1 and result_buf is not None: # Handle case where only one partial result was produced
            metalalloc._transfer(result_buf, src_buf_recursive, 4, src_dev=metalalloc.dev, dest_dev=metalalloc.dev)
        elif current_size == 1 and result_buf is not None and src_buf_recursive != result_buf: # Result ended up in a temp buffer
            metalalloc._transfer(result_buf, src_buf_recursive, 4, src_dev=metalalloc.dev, dest_dev=metalalloc.dev)

        metalalloc.free(temp_reduction_buf_A, max_wg_recursive * 4)
        metalalloc.free(temp_reduction_buf_B, max_wg_recursive * 4)
        return src_buf_recursive

    def _run_recursive_reduction_vector(self, n_items: int, src_buf, kernel_name: str, kernel_src_template: str, result_buf=None):
        """Helper to run a multi-stage recursive reduction using vectorized kernels that handle unaligned tails."""
        reduce_ls = [256, 1, 1]
        max_wg_recursive = 16384
        temp_reduction_buf_A = metalalloc.alloc(max_wg_recursive * 4)
        temp_reduction_buf_B = metalalloc.alloc(max_wg_recursive * 4)
        temp_bufs = [temp_reduction_buf_A, temp_reduction_buf_B]

        current_size = n_items
        i = 0
        src_buf_recursive = src_buf
        while current_size > 1:
            num_threads = (current_size + 3) // 4
            num_wg_reduce = (num_threads + reduce_ls[0] - 1) // reduce_ls[0]
            prog_reduce = MetalProgram(Device[Device.DEFAULT], kernel_name, compile(kernel_src_template.format(n=f"{current_size}UL", local_size=reduce_ls)))

            is_final_step = (num_wg_reduce == 1)
            dest_buf = (result_buf if is_final_step and result_buf is not None else temp_bufs[i % 2])
            prog_reduce(dest_buf, src_buf_recursive, global_size=[num_wg_reduce, 1, 1], local_size=reduce_ls)

            src_buf_recursive = dest_buf
            current_size = num_wg_reduce
            i += 1

        if n_items == 1 and result_buf is not None:
            metalalloc._transfer(result_buf, src_buf_recursive, 4, src_dev=metalalloc.dev, dest_dev=metalalloc.dev)
        elif current_size == 1 and result_buf is not None and src_buf_recursive != result_buf:
            metalalloc._transfer(result_buf, src_buf_recursive, 4, src_dev=metalalloc.dev, dest_dev=metalalloc.dev)

        metalalloc.free(temp_reduction_buf_A, max_wg_recursive * 4)
        metalalloc.free(temp_reduction_buf_B, max_wg_recursive * 4)
        return src_buf_recursive

    def _sched_fusion_5_opt_base(self, n: int, d1: np.ndarray, first_stage_max_kernel: str, first_stage_sum_kernel: str, final_div_kernel: str,
                                   max_kernel_name: str, sum_kernel_name: str, div_kernel_name: str, is_vectorized: bool, use_simd: bool):
        if n == 0: return 0.0, np.array([], dtype=np.float32)

        # 1. Tuning parameters
        items_per_block = 4096
        local_size_stage1 = [256, 1, 1]
        simd_size = 32

        # 2. Pad input data
        padded_n = ((n + items_per_block - 1) // items_per_block) * items_per_block
        d1_padded = np.full((padded_n), -np.inf, dtype=np.float32)
        d1_padded[:n] = d1

        # 3. Buffer allocation
        num_workgroups_stage1 = padded_n // items_per_block
        data_in_buf_size = padded_n * 4
        data_out_buf_size = padded_n * 4
        reduction_results_buf_size = 2 * 4
        partial_results_buf_size = num_workgroups_stage1 * 4

        data_in_buf = metalalloc.alloc(data_in_buf_size); metalalloc._copyin(data_in_buf, d1_padded.tobytes())
        data_out_buf = metalalloc.alloc(data_out_buf_size)
        reduction_results_buf = metalalloc.alloc(reduction_results_buf_size)
        partial_max_buf = metalalloc.alloc(partial_results_buf_size)
        partial_sum_buf = metalalloc.alloc(partial_results_buf_size)

        # 4. Compile kernels
        prog_copy_sum = MetalProgram(Device[Device.DEFAULT], "copy_sum", compile(copy_sum_kernel))
        prog_params_stage1 = {"items_per_block": items_per_block, "local_size": local_size_stage1}
        if use_simd: prog_params_stage1["threads_per_simdgroup"] = simd_size

        prog_stage1_max = MetalProgram(Device[Device.DEFAULT], max_kernel_name, compile(first_stage_max_kernel.format(**prog_params_stage1)))
        prog_stage1_sum = MetalProgram(Device[Device.DEFAULT], sum_kernel_name, compile(first_stage_sum_kernel.format(**prog_params_stage1)))

        st_custom = time.perf_counter()

        # Determine which recursive reduction to use
        if is_vectorized:
            recursive_reduce_func = self._run_recursive_reduction_vector
            rec_max_kernel, rec_sum_kernel = global_reduce_max_vector_kernel, global_reduce_sum_vector_kernel
            rec_max_name, rec_sum_name = "global_reduce_max_vector", "global_reduce_sum_vector"
        else: # For register-based (SIMD) or other scalar approaches
            recursive_reduce_func = self._run_recursive_reduction
            rec_max_kernel, rec_sum_kernel = global_reduce_max, global_sum
            rec_max_name, rec_sum_name = "global_reduce_max", "global_sum"

        # Stage 1: First-level max reduction
        prog_stage1_max(partial_max_buf, data_in_buf, global_size=[num_workgroups_stage1, 1, 1], local_size=local_size_stage1)
        # Stage 2: Recursive global max reduction
        recursive_reduce_func(num_workgroups_stage1, partial_max_buf, rec_max_name, rec_max_kernel, result_buf=reduction_results_buf)

        # Stage 3: First-level sum reduction
        prog_stage1_sum(partial_sum_buf, data_in_buf, reduction_results_buf, global_size=[num_workgroups_stage1, 1, 1], local_size=local_size_stage1)
        # Stage 4: Recursive global sum reduction
        final_sum_buf = recursive_reduce_func(num_workgroups_stage1, partial_sum_buf, rec_sum_name, rec_sum_kernel)
        prog_copy_sum(reduction_results_buf, final_sum_buf, global_size=[1,1,1], local_size=[1,1,1])

        # Stage 5: Final division
        if is_vectorized:
            ITEMS_PER_THREAD_DIV = 8; local_size_stage3 = [128, 1, 1]
            num_chunks_div = padded_n // ITEMS_PER_THREAD_DIV
            grid_size_stage3 = (num_chunks_div + local_size_stage3[0] - 1) // local_size_stage3[0]
            prog_final_div = MetalProgram(Device[Device.DEFAULT], div_kernel_name, compile(final_div_kernel.format(local_size=local_size_stage3, ITEMS_PER_THREAD=ITEMS_PER_THREAD_DIV)))
            prog_final_div(data_out_buf, data_in_buf, reduction_results_buf, global_size=[grid_size_stage3, 1, 1], local_size=local_size_stage3)
        else:
            max_workgroups = 16384; local_size_stage3 = [512, 1, 1]
            final_div_gs = min(max_workgroups, (n + local_size_stage3[0] - 1) // local_size_stage3[0])
            prog_final_div = MetalProgram(Device[Device.DEFAULT], div_kernel_name, compile(final_div_kernel.format(local_size=local_size_stage3, global_size=[final_div_gs,1,1], n=f"{n}UL")))
            prog_final_div(data_out_buf, data_in_buf, reduction_results_buf, global_size=[final_div_gs, 1, 1], local_size=local_size_stage3)

        Device[Device.DEFAULT].synchronize()
        custom_time = time.perf_counter() - st_custom

        d0_padded = np.empty((padded_n), dtype=np.float32)
        metalalloc._copyout(flat_mv(d0_padded.data), data_out_buf)
        d0 = d0_padded[:n]

        # Free all allocated buffers
        metalalloc.free(data_in_buf, data_in_buf_size); metalalloc.free(data_out_buf, data_out_buf_size)
        metalalloc.free(partial_max_buf, partial_results_buf_size); metalalloc.free(partial_sum_buf, partial_results_buf_size)
        metalalloc.free(reduction_results_buf, reduction_results_buf_size)
        return custom_time, d0

    def _sched_fusion_5_register(self, n: int, d1: np.ndarray) -> tuple[float, np.ndarray]:
        return self._sched_fusion_5_opt_base(n, d1, fusion5_reg_reduce_max_kernel, fusion5_reg_reduce_sum_kernel, final_division,
                                            "fusion5_reg_reduce_max", "fusion5_reg_reduce_sum", "final_division",
                                            is_vectorized=False, use_simd=True)

    def _sched_fusion_5_vector(self, n: int, d1: np.ndarray) -> tuple[float, np.ndarray]:
        return self._sched_fusion_5_opt_base(n, d1, fusion5_vec_reduce_max_kernel, fusion5_vec_reduce_sum_kernel, global_div_opt,
                                            "fusion5_vec_reduce_max", "fusion5_vec_reduce_sum", "global_div_opt",
                                            is_vectorized=True, use_simd=False)

    def _sched_fusion_3(self, n: int, d1: np.ndarray) -> tuple[float, np.ndarray]:
        if n == 0: return 0.0, np.array([], dtype=np.float32)
        local_size_stage1 = [256, 1, 1]
        n = int(n)
        num_workgroup = (n + local_size_stage1[0] - 1) // local_size_stage1[0]
        padded_n = num_workgroup * local_size_stage1[0]

        d1_padded = np.full((padded_n), -np.inf, dtype=np.float32)
        d1_padded[:n] = d1

        # --- START: REFACTORED BUFFER SIZING ---
        max_workgroups_for_reduce = 16384 # Cap for temporary buffer size
        data_in_buf_size = padded_n * 4
        data_out_buf_size = padded_n * 4
        intermediate_buf_size = num_workgroup * 2 * 4 # This can still be large, but it's read-only after creation.
        reduction_results_buf_size = 2 * 4
        adjusted_sums_buf_size = num_workgroup * 4
        # Ping-pong buffers are now capped to a reasonable size.
        temp_reduction_buf_size = max_workgroups_for_reduce * 4
        # --- END: REFACTORED BUFFER SIZING ---

        data_in_buf = metalalloc.alloc(data_in_buf_size)
        metalalloc._copyin(data_in_buf, d1_padded.tobytes())
        data_out_buf = metalalloc.alloc(data_out_buf_size)
        intermediate_buf = metalalloc.alloc(intermediate_buf_size)
        reduction_results_buf = metalalloc.alloc(reduction_results_buf_size)
        adjusted_sums_buf = metalalloc.alloc(adjusted_sums_buf_size)
        # --- START: REFACTORED BUFFER ALLOCATION ---
        temp_reduction_buf_A = metalalloc.alloc(temp_reduction_buf_size)
        temp_reduction_buf_B = metalalloc.alloc(temp_reduction_buf_size)
        # --- END: REFACTORED BUFFER ALLOCATION ---

        prog_local_max_and_sum = MetalProgram(Device[Device.DEFAULT], "local_max_and_sum",
                                              compile(local_max_and_sum.format(local_size=local_size_stage1, num_workgroup=num_workgroup)))
        prog_final_div = MetalProgram(Device[Device.DEFAULT], "global_div",
                                      compile(global_div.format(local_size=local_size_stage1)))
        prog_adjust_sums = MetalProgram(Device[Device.DEFAULT], "adjust_sums",
                                        compile(adjust_sums_kernel.format(num_workgroup=num_workgroup)))
        prog_copy_sum = MetalProgram(Device[Device.DEFAULT], "copy_sum", compile(copy_sum_kernel))

        st_custom = time.perf_counter()

        # Kernel 1: local reduction of max and sum for each workgroup
        prog_local_max_and_sum(intermediate_buf, data_in_buf,
                               global_size=[num_workgroup, 1, 1], local_size=local_size_stage1)

        # --- START: REFACTORED ITERATIVE REDUCTION LOGIC ---

        # Stage 2a: Recursively reduce the local max values to find the global max.
        reduce_ls = [256, 1, 1]
        current_size = num_workgroup
        # The local maxes are in the first half of intermediate_buf.
        src_buf_max = intermediate_buf

        if current_size > 1:
            temp_bufs = [temp_reduction_buf_A, temp_reduction_buf_B]
            i = 0
            while current_size > 1:
                num_wg_reduce = (current_size + reduce_ls[0] - 1) // reduce_ls[0]
                prog_reduce = MetalProgram(Device[Device.DEFAULT], "global_reduce_max", compile(global_reduce_max.format(n=f"{current_size}UL", local_size=reduce_ls)))
                # On the final reduction step, write directly to the results buffer
                dest_buf = reduction_results_buf if num_wg_reduce == 1 else temp_bufs[i % 2]
                prog_reduce(dest_buf, src_buf_max, global_size=[num_wg_reduce, 1, 1], local_size=reduce_ls)
                src_buf_max = dest_buf
                current_size = num_wg_reduce
                i += 1
        else: # If only one workgroup to begin with, just copy its max
            metalalloc._transfer(reduction_results_buf, src_buf_max, 4, src_dev=metalalloc.dev, dest_dev=metalalloc.dev)

        # Stage 2b: Adjust local sums using the global max.
        prog_adjust_sums(adjusted_sums_buf, intermediate_buf, reduction_results_buf,
                         global_size=[num_workgroup, 1, 1], local_size=[min(num_workgroup, 1024), 1, 1])

        # Stage 2c: Recursively reduce the adjusted sums to find the global sum.
        current_size = num_workgroup
        src_buf_sum = adjusted_sums_buf

        if current_size > 1:
            temp_bufs = [temp_reduction_buf_A, temp_reduction_buf_B]
            i = 0
            while current_size > 1:
                num_wg_reduce = (current_size + reduce_ls[0] - 1) // reduce_ls[0]
                prog_reduce = MetalProgram(Device[Device.DEFAULT], "global_sum", compile(global_sum.format(n=f"{current_size}UL", local_size=reduce_ls)))

                # Simple ping-pong: destination is always the other buffer.
                dest_buf = temp_bufs[i % 2]
                prog_reduce(dest_buf, src_buf_sum, global_size=[num_wg_reduce, 1, 1], local_size=reduce_ls)

                # The new source is the destination of the last run.
                src_buf_sum = dest_buf
                current_size = num_wg_reduce
                i += 1

        # After the loop (or if it was skipped), src_buf_sum holds the buffer with the final sum.
        final_sum_buf = src_buf_sum

        # Copy the single final sum into the second slot of the results buffer.
        prog_copy_sum(reduction_results_buf, final_sum_buf, global_size=[1,1,1], local_size=[1,1,1])

        # --- END: REFACTORED ITERATIVE REDUCTION LOGIC ---

        # Kernel 3: final calculation using global max and global sum.
        prog_final_div(data_out_buf, data_in_buf, reduction_results_buf,
                       global_size=[num_workgroup, 1, 1], local_size=local_size_stage1)

        Device[Device.DEFAULT].synchronize()
        custom_time = time.perf_counter() - st_custom

        d0_padded = np.empty((padded_n), dtype=np.float32)
        metalalloc._copyout(flat_mv(d0_padded.data), data_out_buf)
        d0 = d0_padded[:n]

        metalalloc.free(data_in_buf, data_in_buf_size)
        metalalloc.free(data_out_buf, data_out_buf_size)
        metalalloc.free(intermediate_buf, intermediate_buf_size)
        metalalloc.free(reduction_results_buf, reduction_results_buf_size)
        metalalloc.free(adjusted_sums_buf, adjusted_sums_buf_size)
        metalalloc.free(temp_reduction_buf_A, temp_reduction_buf_size)
        metalalloc.free(temp_reduction_buf_B, temp_reduction_buf_size)

        return custom_time, d0

    def test_base(self):
        n = random.randint(0, 2**14)
        self._driver("base", n, self._sched_base)

    def test_fusion_5(self):
        n = random.randint(0, 2**29)
        self._driver("fusion 5", n, self._sched_fusion_5)

    def test_fusion_3(self):
        n = random.randint(0, 2**29)
        self._driver("fusion 3", n, self._sched_fusion_3)

    def test_fusion_5_tune(self):
        n = random.randint(0, 2**24)
        rng = np.random.default_rng()
        d1 = rng.standard_normal(size=(n), dtype=np.float32)

        param = [2 ** i for i in range(5, 10)]
        param_configs = {
            "reduce_fat_ls": param,
            "reduce_thin_ls": param,
            "div_ls": param,
        }

        # Run the tuning process.
        best_time, best_params = fine_tune_scheduler(
            self._sched_fusion_5,
            n,
            param_configs,
            verbose=True
        )

        # Run one last time with the best parameters to get the result for verification.
        best_params_kwargs = {k: [v, 1, 1] for k, v in best_params.items()}
        _, result = self._sched_fusion_5(n, d1, **best_params_kwargs)

        # Get the ground truth from tinygrad for verification.
        @TinyJit
        def tiny_jit(t: Tensor) -> Tensor:
            return t.softmax().realize()
        tiny_softmax = tiny_jit(Tensor(d1)).numpy()

        # Verify the numerical correctness of the tuned result.
        np.testing.assert_allclose(result, tiny_softmax, rtol=1e-6, atol=1e-6)
        print(f"\nVerification successful for tuned 'fusion 5' with best params={best_params} ({best_time:.4f}s)")

    def test_fusion_5_register(self):
        n = random.randint(0, 2**29)
        self._driver("fusion 5 register", n, self._sched_fusion_5_register)

    def test_fusion_5_vector(self):
        n = random.randint(0, 2**29)
        self._driver("fusion 5 vector", n, self._sched_fusion_5_vector)

    def test_fusion_5_fast_exp(self):
        n = random.randint(0, 2**29)
        self._driver("fusion 5 fast exp", n, self._sched_fusion_5_fast_exp, rtol=1e-5, atol=1e-5)


def plot_results(results: dict):
    """Generates and saves a plot of performance vs. input size."""
    plt.style.use('dark_background')
    fig, ax = plt.subplots(figsize=(12, 8))
    for name, data in results.items():
        if data['n']:
            ax.plot(data['n'], data['gflops'], label=name, marker='o', linestyle='-')

    ax.set_xscale('log', base=2)
    ax.set_xlabel('Input Size (n)')
    ax.set_ylabel('Performance (GFLOPS)')

    ax.spines['top'].set_visible(False)
    ax.spines['right'].set_visible(False)
    ax.legend(loc='best')

    plot_filename = "benchmark.png"
    plt.tight_layout()
    plt.savefig(plot_filename)
    print(f"\nBenchmark finished. Plot saved to {plot_filename}")

def run_benchmark_and_plot():
    if Device.DEFAULT != "METAL":
        print("Benchmark mode requires Metal backend. Skipping.")
        return

    sm_instance = Softmax()
    param_configs = {
        "reduce_fat_ls": [2 ** i for i in range(5, 11)],
        "reduce_thin_ls": [2 ** i for i in range(5, 11)],
        "div_ls": [2 ** i for i in range(5, 11)],
    }
    n_values = [2**i for i in range(10, 31)]
    rng = np.random.default_rng()

    # --- Stage 1: Pre-computation to find optimal parameters for each 'n' ---
    print("\n--- STAGE 1: Fine-tuning 'fusion 5' to find optimal parameters. This may take a while... ---")
    tuned_params_cache = {}
    for n in n_values:
        try:
            _, best_params = fine_tune_scheduler(
                sm_instance._sched_fusion_5, n, param_configs, verbose=False
            )
            tuned_params_cache[n] = best_params
            print(f"  [n={n:>10}] Found best params: {best_params}")
        except Exception as e:
            print(f"  [n={n:>10}] Tuning failed: {e}")
            tuned_params_cache[n] = None
    print("--- STAGE 1 Complete ---\n")

    implementations = {
        "fusion 5": sm_instance._sched_fusion_5,
        "fusion 5 tuned": None,
        "fusion 5 fast exp": sm_instance._sched_fusion_5_fast_exp,
        "fusion 5 register": sm_instance._sched_fusion_5_register,
        "fusion 5 vector": sm_instance._sched_fusion_5_vector,
        "fusion 3": sm_instance._sched_fusion_3,
    }

    results = {name: {'n': [], 'gflops': []} for name in ["tinygrad"] + list(implementations.keys())}
    NUM_RUNS = 2**1

    for n in n_values:
        print(f"\n--- benchmark for n={n} ({n/1e6:.2f}M elements) ---")

        @TinyJit
        def tiny_jit(t: Tensor) -> Tensor:
            return t.softmax().realize()

        # 1. Run tinygrad to get baseline performance and op count
        ops = -1
        try:
            timed_tensors = [Tensor(rng.standard_normal(size=(n), dtype=np.float32)) for _ in range(NUM_RUNS)]

            tiny_jit(timed_tensors[0]).realize()
            Device[Device.DEFAULT].synchronize()

            tiny_times = []
            for t in timed_tensors:
                GlobalCounters.reset()
                st = time.perf_counter()
                tiny_jit(t).realize()
                Device[Device.DEFAULT].synchronize()
                tiny_times.append(time.perf_counter() - st)
            tiny_time = np.median(tiny_times)
            ops = GlobalCounters.global_ops
            if ops > 0 and tiny_time > 0:
                gflops = ops / tiny_time / 1e9
                results['tinygrad']['n'].append(n); results['tinygrad']['gflops'].append(gflops)
                print(f"{'tinygrad':<22}: {gflops:>7.2f} GFLOPS (median time: {tiny_time:.4f}s)")
        except Exception as e:
            print(f"tinygrad failed for n={n}: {e}")

        if ops <= 0:
            print("Skipping custom kernels for this size as op count is unknown.")
            continue

        for name, executor_func in implementations.items():
            executor = executor_func
            if name == "fusion 5 tuned":
                best_params = tuned_params_cache.get(n)
                if best_params is None:
                    print(f"{name:<22}: Skipped (tuning failed for this size)")
                    continue
                # Create the executor on-the-fly with the cached optimal parameters
                best_params_kwargs = {k: [v, 1, 1] for k, v in best_params.items()}
                executor = lambda n_inner, d1_inner: sm_instance._sched_fusion_5(n_inner, d1_inner, **best_params_kwargs)

            try:
                d1_warmup = rng.standard_normal(size=(n), dtype=np.float32)
                executor(n, d1_warmup); Device[Device.DEFAULT].synchronize(); del d1_warmup

                custom_times = []
                for _ in range(NUM_RUNS):
                    d1_timed = rng.standard_normal(size=(n), dtype=np.float32)
                    run_time, _ = executor(n, d1_timed)
                    custom_times.append(run_time)
                    del d1_timed
                median_time = np.median(custom_times)

                if median_time > 0 and not np.isnan(median_time):
                    gflops = ops / median_time / 1e9
                    results[name]['n'].append(n); results[name]['gflops'].append(gflops)
                    params_str = ""
                    if name == "fusion 5 tuned":
                        params_str = f"(params: {tuned_params_cache.get(n)})"
                    print(f"{name:<22}: {gflops:>7.2f} GFLOPS (median time: {median_time:.4f}s) {params_str}".rstrip())
            except Exception as e:
                print(f"{name:<22}: Failed with exception: {e}")

    plot_results(results)

if __name__ == "__main__":
    if os.environ.get("BENCHMARK"):
        run_benchmark_and_plot()
    else:
        unittest.main(verbosity=2)
